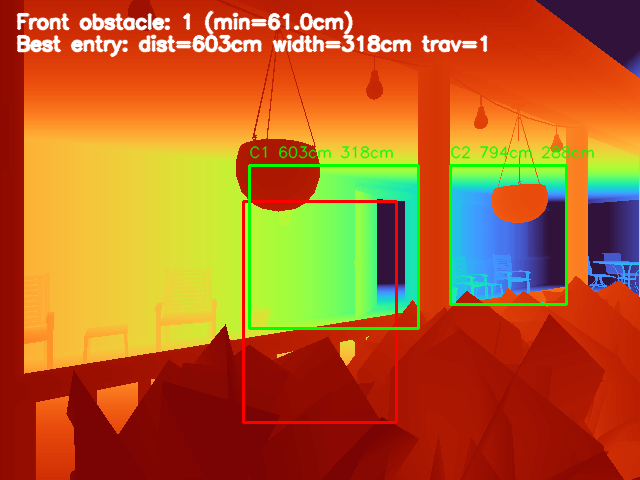
#> input picture phase2_modality2_depth_analysis/outputs/depth_analysis_20260407_090710_capture_20260403_133952_house_1_depth_cm/analysis_overlay.png, 640 x 480 px; its folder holds only this picture in this run
$ python run_phase2_depth_entry_analysis.py --depth_path outputs/depth_analysis_20260407_090710_capture_20260403_133952_house_1_depth_cm/analysis_overlay.png
#> lines starting #> are read from the running program, lines starting #| are printed output that depends on the picture; after the words box and inside, x2 and y2 are one past the last pixel; in counts of white or black regions, pixels touching at a corner belong together
#> in load_depth_image, raw is the input picture: shape (480, 640, 3); mean B, G, R 37.6, 99.1, 181.4
### UAV-Flow-Eval/lesson4/depth_planar_pipeline.py
"""
Minimal lesson4-style depth planar helpers.

This module recreates the subset of the old `lesson4` utilities that the
current `uav_control_server.py` still depends on:

- `coerce_depth_planar_image`
- `generate_camera_info`

It intentionally stays lightweight and ROS-free.
"""

from __future__ import annotations

from math import tan
from typing import Any, Dict

import numpy as np


def _to_numpy_depth(raw_depth: Any) -> np.ndarray:
    """Convert arbitrary depth-like input into a 2D float32 numpy array."""
    if isinstance(raw_depth, np.ndarray):
        depth = raw_depth
    else:
        depth = np.asarray(raw_depth)

    if depth.ndim == 3:
        # Some providers return HxWx1 or HxWxC. Keep the first channel.
        depth = depth[..., 0]
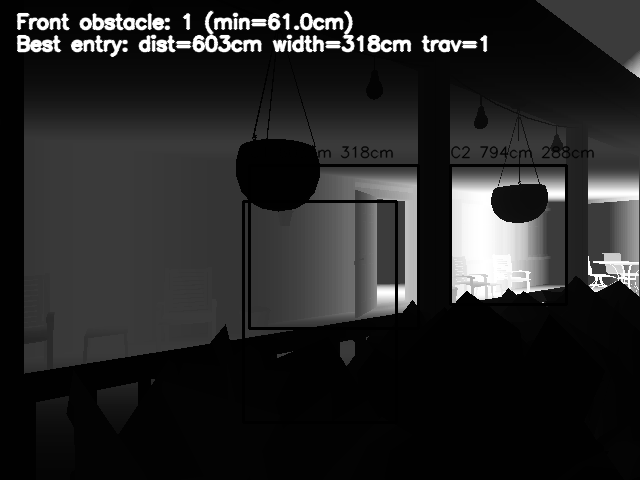
#> depth: shape (480, 640); min 0, max 255, mean 37.6
    if depth.ndim != 2:
        raise ValueError(f"Expected a 2D depth image, got shape={depth.shape!r}")
    return depth.astype(np.float32, copy=False)


def coerce_depth_planar_image(raw_depth: Any) -> np.ndarray:
    """
    Normalize a depth-planar image into float32 centimeters.

    Heuristics:
    - if values look meter-scale (`max <= 20`), convert to centimeters
    - otherwise assume the input is already in centimeters
    - keep invalid values as-is so downstream code can clip/filter them
    """
    depth = _to_numpy_depth(raw_depth)
    finite = depth[np.isfinite(depth)]
    if finite.size == 0:
        return depth

    max_value = float(np.max(finite))
#> max_value = 255
    min_value = float(np.min(finite))
#> min_value = 0

    # Unreal / simulators often provide meters in a small float range.
    if 0.0 <= max_value <= 20.0:
        depth = depth * 100.0
    # If everything is in [0, 1], it's almost certainly meters as normalized-ish
    # planner depth; this branch is redundant but keeps the intent obvious.
    elif 0.0 <= max_value <= 1.0:
        depth = depth * 100.0

    # Negative distances are non-physical; mark them invalid for downstream use.
    depth = np.where(depth < 0.0, np.nan, depth)

    # Depth images that are entirely zeros are effectively invalid.
    if min_value == 0.0 and max_value == 0.0:
        depth = np.where(depth == 0.0, np.nan, depth)

    return depth.astype(np.float32, copy=False)


# [44 lines left out: function generate_camera_info, not called in this run]

### phase2_modality2_depth_analysis/run_phase2_depth_entry_analysis.py
from __future__ import annotations

import argparse
import json
import math
import sys
from datetime import datetime
from pathlib import Path
from typing import Any, Dict, List, Tuple

import cv2
import numpy as np


ROOT = Path(__file__).resolve().parents[1]
UAV_FLOW_EVAL = ROOT / "UAV-Flow-Eval"
if str(UAV_FLOW_EVAL) not in sys.path:
    sys.path.insert(0, str(UAV_FLOW_EVAL))

from lesson4.depth_planar_pipeline import coerce_depth_planar_image


def ensure_dir(path: Path) -> None:
    path.mkdir(parents=True, exist_ok=True)


def clamp(value: float, low: float, high: float) -> float:
    return max(low, min(high, float(value)))


def load_depth_image(depth_path: Path, max_valid_depth_cm: float) -> np.ndarray:
    suffix = depth_path.suffix.lower()
    if suffix == ".npy":
        raw = np.load(depth_path)
    else:
        raw = cv2.imread(str(depth_path), cv2.IMREAD_UNCHANGED)
        if raw is None:
            raise FileNotFoundError(f"Could not read depth image: {depth_path}")
    depth_cm = coerce_depth_planar_image(raw)
    depth_cm = np.where(np.isfinite(depth_cm), depth_cm, np.nan)
    depth_cm = np.where(depth_cm <= 0.0, np.nan, depth_cm)
    depth_cm = np.where(depth_cm > float(max_valid_depth_cm), np.nan, depth_cm)
    return depth_cm.astype(np.float32, copy=False)


def build_depth_preview(depth_cm: np.ndarray, max_valid_depth_cm: float) -> np.ndarray:
#> called with max_valid_depth_cm = 1200
    finite = depth_cm[np.isfinite(depth_cm)]
    if finite.size == 0:
        canvas = np.zeros((depth_cm.shape[0], depth_cm.shape[1], 3), dtype=np.uint8)
        canvas[:] = (20, 20, 20)
        return canvas

    min_depth = float(np.nanpercentile(finite, 3))
#> min_depth = 1
    max_depth = float(min(max_valid_depth_cm, np.nanpercentile(finite, 98)))
#> max_depth = 253
    if max_depth <= min_depth:
        max_depth = min_depth + 1.0

    normalized = (depth_cm - min_depth) / (max_depth - min_depth)
    normalized = np.clip(normalized, 0.0, 1.0)
    normalized = np.where(np.isfinite(normalized), normalized, 1.0)
    image_8u = (normalized * 255.0).astype(np.uint8)
    preview = cv2.applyColorMap(255 - image_8u, cv2.COLORMAP_TURBO)
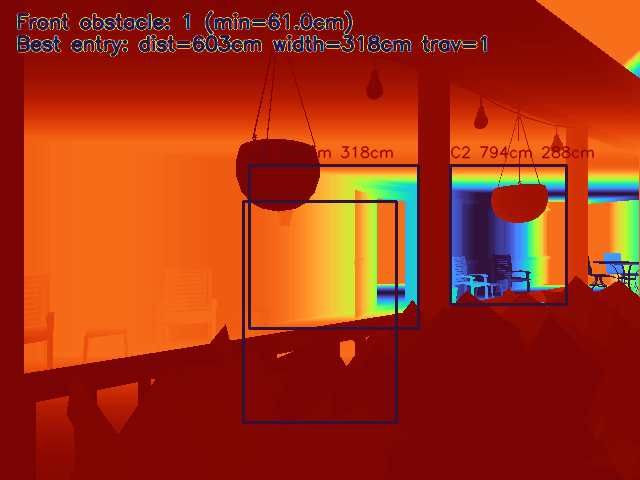
#> preview: shape (480, 640, 3); mean B, G, R 19.9, 50, 163.7
    return preview


def extract_ring_mask(
    shape: Tuple[int, int],
    *,
    x: int,
    y: int,
    width: int,
    height: int,
    pad: int,
) -> np.ndarray:
    ring = np.zeros(shape, dtype=np.uint8)
    x0 = max(0, x - pad)
    y0 = max(0, y - pad)
    x1 = min(shape[1], x + width + pad)
    y1 = min(shape[0], y + height + pad)
    ring[y0:y1, x0:x1] = 1
    ring[y : y + height, x : x + width] = 0
    return ring.astype(bool)


def estimate_opening_width_cm(
    *,
    opening_depth_cm: float,
    width_ratio: float,
    hfov_deg: float,
) -> float:
    half_width_cm = opening_depth_cm * math.tan(math.radians(hfov_deg / 2.0))
    full_view_width_cm = 2.0 * half_width_cm
    return max(0.0, full_view_width_cm * width_ratio)


def analyze_depth_entry(
    *,
    depth_cm: np.ndarray,
    hfov_deg: float,
    max_valid_depth_cm: float,
    front_obstacle_threshold_cm: float,
    traversable_min_width_cm: float,
    traversable_min_clearance_cm: float,
    traversable_min_depth_gain_cm: float,
) -> Dict[str, Any]:
#> called with hfov_deg = 90, max_valid_depth_cm = 1200, front_obstacle_threshold_cm = 140, traversable_min_width_cm = 90, traversable_min_clearance_cm = 160, traversable_min_depth_gain_cm = 80
    height, width = depth_cm.shape[:2]
    finite = depth_cm[np.isfinite(depth_cm)]
    if finite.size < 32:
        return {
            "status": "invalid_depth",
            "summary": "Depth image did not contain enough valid values.",
            "front_obstacle": {
                "present": False,
                "front_min_depth_cm": None,
                "front_mean_depth_cm": None,
                "severity": "unknown",
            },
            "entry_assessment": {
                "candidate_count": 0,
                "best_candidate": {},
                "candidates": [],
            },
        }

    front_y0 = int(height * 0.42)
    front_y1 = int(height * 0.88)
    front_x0 = int(width * 0.38)
    front_x1 = int(width * 0.62)
    front_roi = depth_cm[front_y0:front_y1, front_x0:front_x1]
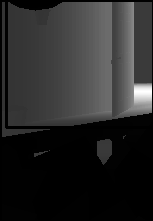
#> front_roi: shape (221, 153) float32; 5.69% of the values are NaN or infinite; the others: min 1, max 255, mean 44.28; drawn with min black, max white, NaN and infinite black
    front_values = front_roi[np.isfinite(front_roi)]
    front_min_depth_cm = float(np.nanmin(front_values)) if front_values.size else float("nan")
#> front_min_depth_cm = 1
    front_mean_depth_cm = float(np.nanmean(front_values)) if front_values.size else float("nan")
#> front_mean_depth_cm = 44.28
    front_obstacle_present = bool(
        front_values.size > 0 and (
            front_min_depth_cm <= front_obstacle_threshold_cm
            or front_mean_depth_cm <= (front_obstacle_threshold_cm + 40.0)
        )
    )
#> front_obstacle_present = True
    if not np.isfinite(front_min_depth_cm):
        front_obstacle_present = False

    if not front_obstacle_present:
        severity = "clear"
    elif front_min_depth_cm <= front_obstacle_threshold_cm * 0.6:
        severity = "high"
    elif front_min_depth_cm <= front_obstacle_threshold_cm:
        severity = "medium"
    else:
        severity = "low"

    roi_x0 = int(width * 0.10)
    roi_x1 = int(width * 0.90)
    roi_y0 = int(height * 0.16)
    roi_y1 = int(height * 0.94)
    roi_depth = depth_cm[roi_y0:roi_y1, roi_x0:roi_x1]
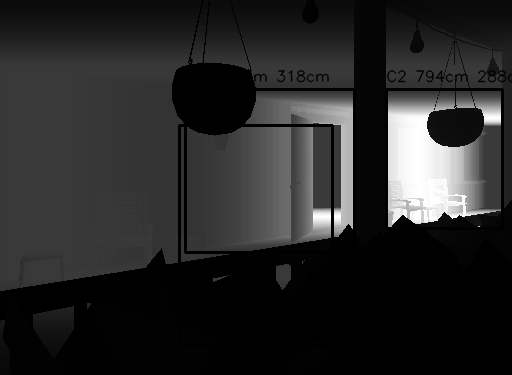
#> roi_depth: shape (375, 512) float32; 3.02% of the values are NaN or infinite; the others: min 1, max 255, mean 41.75; drawn with min black, max white, NaN and infinite black
    valid_roi = roi_depth[np.isfinite(roi_depth)]

    far_threshold = max(
        float(np.nanpercentile(valid_roi, 72)),
        front_mean_depth_cm + 120.0 if np.isfinite(front_mean_depth_cm) else 220.0,
        220.0,
    )
#> far_threshold = 220
    far_mask = (
        np.isfinite(roi_depth)
        & (roi_depth >= far_threshold)
        & (roi_depth <= float(max_valid_depth_cm))
    ).astype(np.uint8)
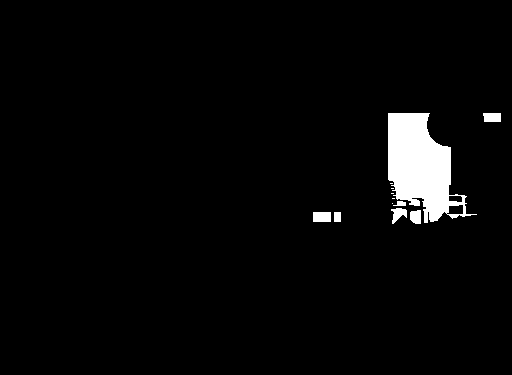
#> far_mask: shape (375, 512); values 0 (black) and 1 (white), 3.2% white; 12 white regions (5 under 20 px), largest, box (x1, y1, x2, y2) and area: (388, 113, 477, 223) 5339, (313, 212, 331, 222) 180, (483, 113, 501, 122) 156
    far_mask = cv2.morphologyEx(
        far_mask,
        cv2.MORPH_OPEN,
        cv2.getStructuringElement(cv2.MORPH_RECT, (5, 9)),
    )
#> far_mask: shape (375, 512); values 0 (black) and 1 (white), 2.9% white; 6 white regions, box (x1, y1, x2, y2) and area: (388, 113, 451, 221) 4982, (313, 212, 331, 222) 180, (484, 113, 501, 122) 153, (411, 211, 421, 224) 123, (394, 208, 401, 219) 72, (334, 212, 341, 222) 70
    far_mask = cv2.morphologyEx(
        far_mask,
        cv2.MORPH_CLOSE,
        cv2.getStructuringElement(cv2.MORPH_RECT, (9, 15)),
    )
#> far_mask: shape (375, 512); values 0 (black) and 1 (white), 3.1% white; 3 white regions, box (x1, y1, x2, y2) and area: (388, 113, 451, 224) 5463, (313, 212, 341, 222) 280, (484, 113, 501, 122) 153

    min_width_px = max(18, int(width * 0.06))
    min_height_px = max(40, int(height * 0.20))
    min_area_px = max(1200, int(width * height * 0.010))

    candidates: List[Dict[str, Any]] = []
    num_labels, labels, stats, _ = cv2.connectedComponentsWithStats(far_mask, connectivity=8)
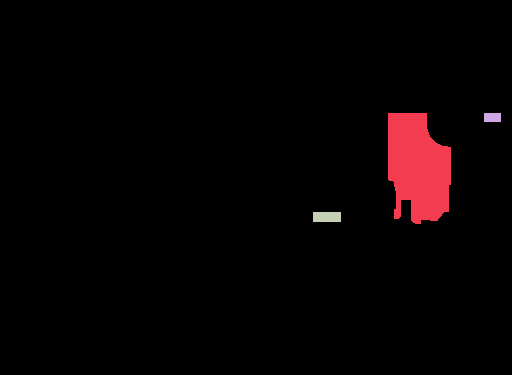
#> labels: shape (375, 512) int32; 4 distinct labels, from 0 to 3; one colour per label, 0 black
#> num_labels = 4; stats = [[0, 0, 512, 375, 186104], [388, 113, 63, 111, 5463], [484, 113, 17, 9, 153], [313, 212, 28, 10, 280]]
    for label_idx in range(1, int(num_labels)):
        comp_x, comp_y, comp_w, comp_h, comp_area = [int(v) for v in stats[label_idx]]
        if comp_w < min_width_px or comp_h < min_height_px or comp_area < min_area_px:
            continue

        width_ratio = comp_w / float(width)
        height_ratio = comp_h / float(height)
        aspect_ratio = comp_w / float(max(comp_h, 1))
        if aspect_ratio < 0.15 or aspect_ratio > 1.8:
            continue

        bbox_x = roi_x0 + comp_x
        bbox_y = roi_y0 + comp_y
        component_mask = labels == label_idx
        global_mask = np.zeros(depth_cm.shape, dtype=bool)
        global_mask[roi_y0:roi_y1, roi_x0:roi_x1] = component_mask

        opening_values = depth_cm[global_mask]
        opening_values = opening_values[np.isfinite(opening_values)]
        if opening_values.size < 24:
            continue

        ring_mask = extract_ring_mask(
            depth_cm.shape,
            x=bbox_x,
            y=bbox_y,
            width=comp_w,
            height=comp_h,
            pad=max(20, int(max(comp_w, comp_h) * 0.18)),
        )
        surround_values = depth_cm[ring_mask]
        surround_values = surround_values[np.isfinite(surround_values)]
        if surround_values.size < 12:
            surround_values = valid_roi

        opening_depth_cm = float(np.nanmean(opening_values))
        surround_depth_cm = float(np.nanmean(surround_values))
        depth_gain_cm = max(0.0, opening_depth_cm - surround_depth_cm)

        lower_band_start = bbox_y + int(comp_h * 0.55)
        lower_mask = global_mask.copy()
        lower_mask[:lower_band_start, :] = False
        lower_values = depth_cm[lower_mask]
        lower_values = lower_values[np.isfinite(lower_values)]
        if lower_values.size < 8:
            lower_values = opening_values
        clearance_depth_cm = float(np.nanmean(lower_values))

        center_x_norm = (bbox_x + comp_w / 2.0) / float(width)
        center_y_norm = (bbox_y + comp_h / 2.0) / float(height)
        center_bias = 1.0 - min(1.0, abs(center_x_norm - 0.5) / 0.5)

        opening_width_cm = estimate_opening_width_cm(
            opening_depth_cm=opening_depth_cm,
            width_ratio=width_ratio,
            hfov_deg=hfov_deg,
        )
        traversable = bool(
            opening_width_cm >= traversable_min_width_cm
            and clearance_depth_cm >= traversable_min_clearance_cm
            and depth_gain_cm >= traversable_min_depth_gain_cm
            and height_ratio >= 0.20
        )

        depth_score = clamp(depth_gain_cm / 320.0, 0.0, 1.0)
        width_score = clamp((opening_width_cm - traversable_min_width_cm) / 120.0, 0.0, 1.0)
        clearance_score = clamp((clearance_depth_cm - traversable_min_clearance_cm) / 250.0, 0.0, 1.0)
        confidence = clamp(
            depth_score * 0.42
            + width_score * 0.23
            + clearance_score * 0.20
            + center_bias * 0.10
            + (0.05 if traversable else 0.0),
            0.0,
            1.0,
        )

        candidates.append(
            {
                "candidate_id": f"depth_entry_{label_idx:02d}",
                "bbox": {
                    "x": bbox_x,
                    "y": bbox_y,
                    "width": comp_w,
                    "height": comp_h,
                },
                "center_x_norm": center_x_norm,
                "center_y_norm": center_y_norm,
                "width_ratio": width_ratio,
                "height_ratio": height_ratio,
                "entry_distance_cm": opening_depth_cm,
                "surrounding_depth_cm": surround_depth_cm,
                "clearance_depth_cm": clearance_depth_cm,
                "depth_gain_cm": depth_gain_cm,
                "opening_width_cm": opening_width_cm,
                "traversable": traversable,
                "confidence": confidence,
                "rationale": (
                    f"distance={opening_depth_cm:.0f}cm, width={opening_width_cm:.0f}cm, "
                    f"clearance={clearance_depth_cm:.0f}cm, gain={depth_gain_cm:.0f}cm"
                ),
            }
        )
#> this loop made 3 passes
#> pass 1, in analyze_depth_entry, `ring_mask = extract_ring_mask( depth_cm.shape, x=bbox_x, y=bbox_y, wid..`:
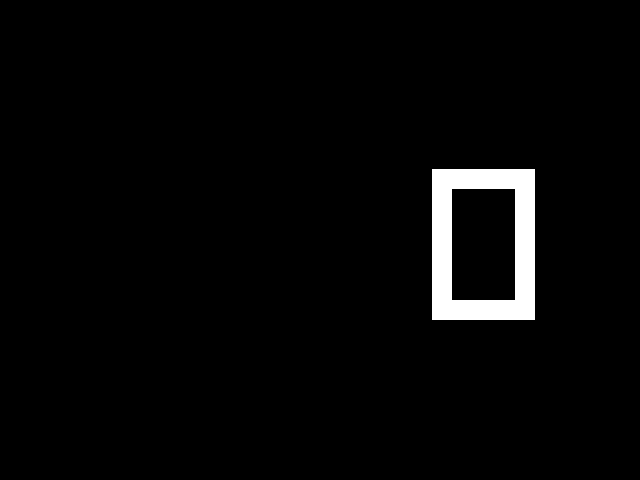
#> ring_mask: shape (480, 640) bool; 2.8% white; 1 white region, box (x1, y1, x2, y2) and area: (432, 169, 535, 320) 8560
#> after the loop, candidates = 1 item
#> (the rest of the program and of its run is left out)
